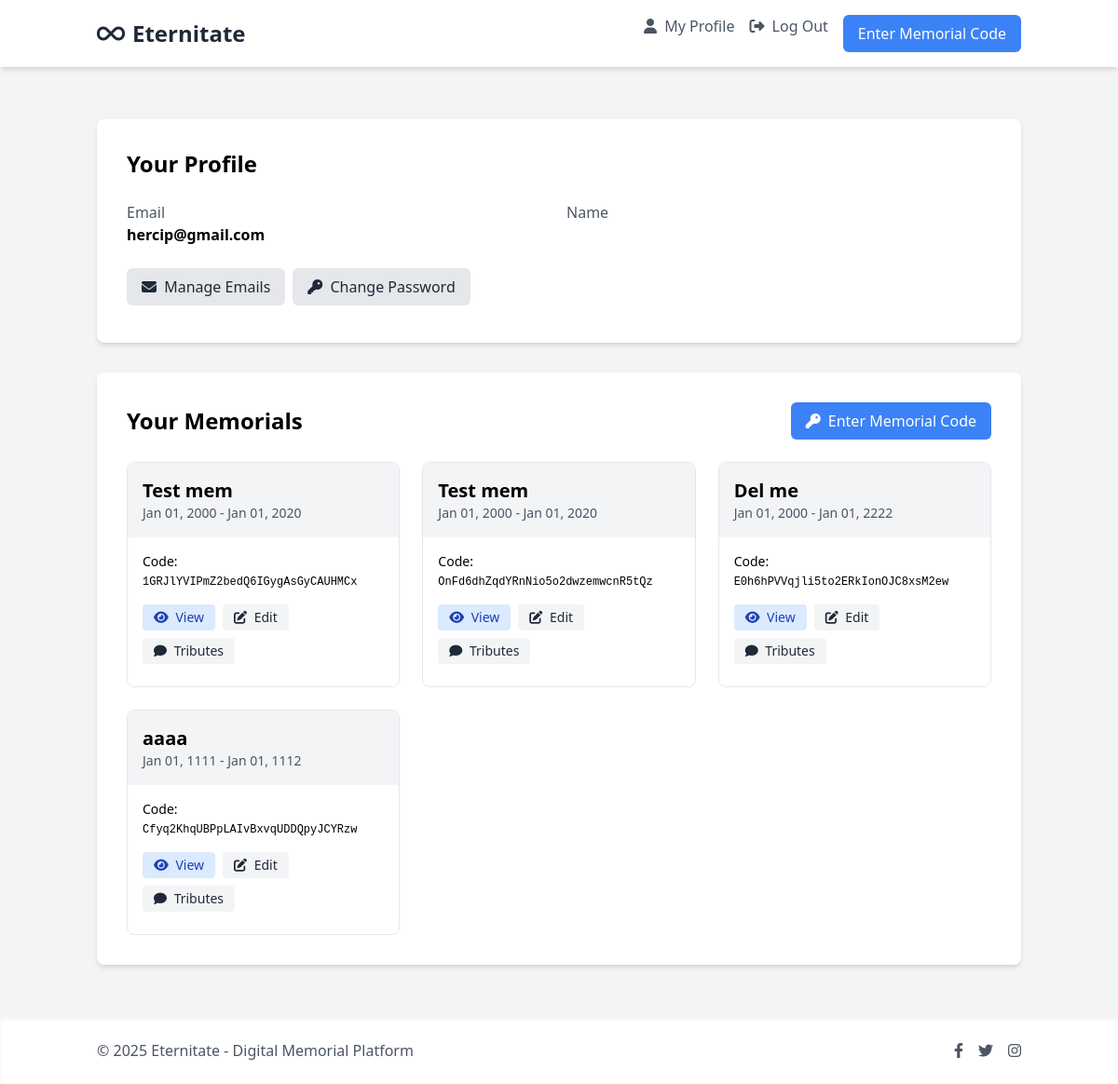
/accounts/profile/ (signed in), run on an earlier commit of the app's database.
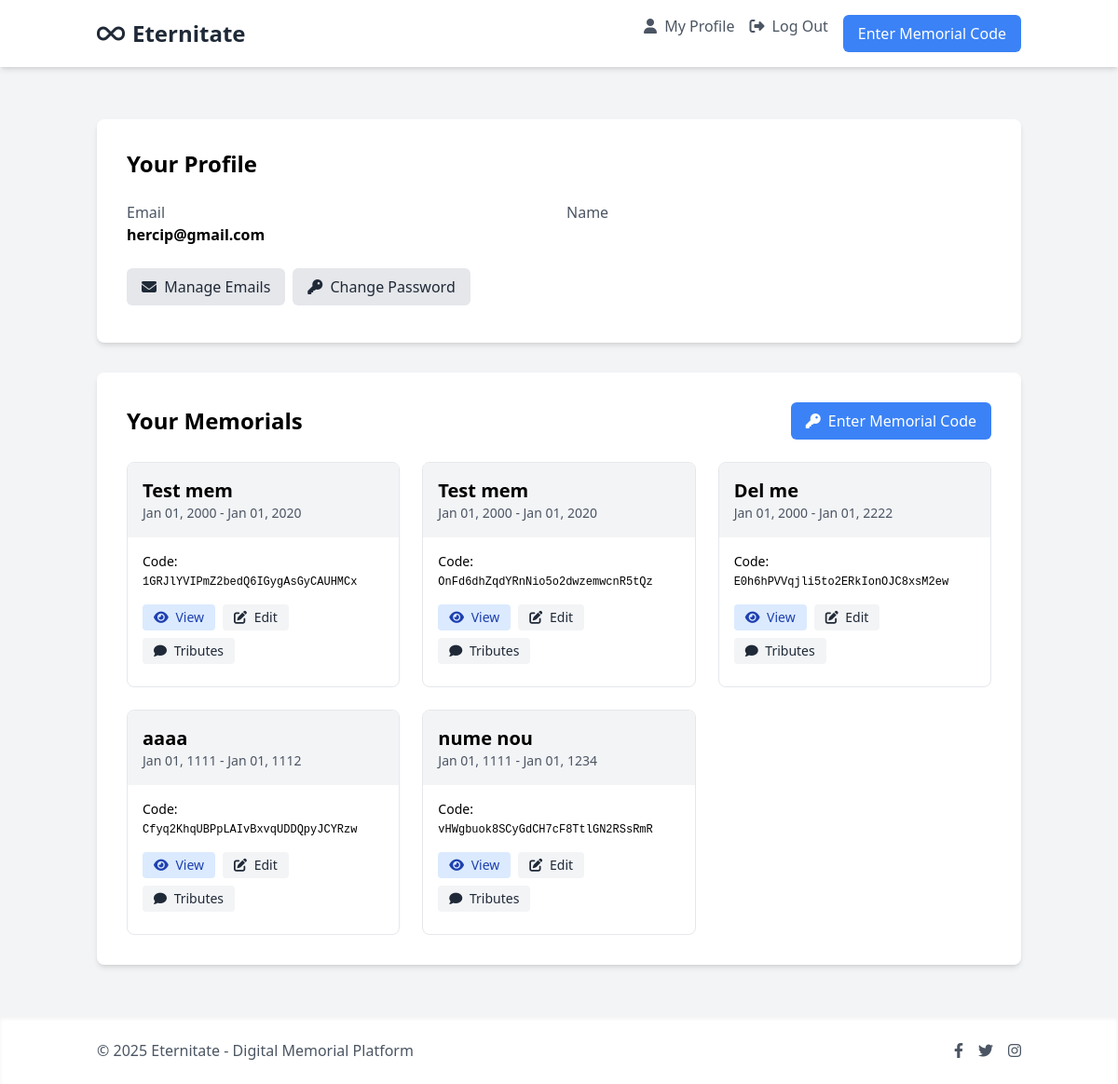
And on a later commit of the database.
### memorials/models.py (models this page shows, shortened)
class Memorial(models.Model):
    owner = models.ForeignKey(User, related_name='memorials', on_delete=models.CASCADE)
    profile_code = models.OneToOneField(ProfileCode, on_delete=models.CASCADE, related_name='memorial')
    full_name = models.CharField(max_length=255)
    birth_date = models.DateField(null=True, blank=True)
    death_date = models.DateField(null=True, blank=True)
    biography = models.TextField(blank=True)
    allow_tributes = models.BooleanField(default=True)
    created_at = models.DateTimeField(auto_now_add=True)
    updated_at = models.DateTimeField(auto_now=True)

class ProfileCode(models.Model):
    code = models.CharField(max_length=32, unique=True)
    is_claimed = models.BooleanField(default=False)
    created_at = models.DateTimeField(auto_now_add=True)

### accounts/views.py (the view)
# urls.py: path('profile/', views.profile_view, name='profile'),
@login_required
def profile_view(request):
    user_memorials = Memorial.objects.filter(owner=request.user)
    context = {
        'user': request.user,
        'memorials': user_memorials,
    }
    return render(request, 'accounts/profile.html', context)

### templates/accounts/profile.html (shortened to what this page needs)
{% extends 'base.html' %}
{% load i18n %}
{% block content %}
<div class="container mx-auto py-8 fade-in">
    <div class="bg-white rounded-lg shadow-md p-8 mb-8">
        <h1 class="text-2xl font-bold mb-6">{% trans "Your Profile" %}</h1>
        <div class="grid grid-cols-1 md:grid-cols-2 gap-4 mb-6">
            <div>
                <p class="text-gray-600">{% trans "Email" %}</p>
                <p class="font-semibold">{{ user.email }}</p>
            </div>
            <div>
                <p class="text-gray-600">{% trans "Name" %}</p>
            </div>
        </div>
        <div class="flex flex-wrap">
            <a href="{% url 'account_email' %}" class="bg-gray-200 hover:bg-gray-300 text-gray-800 rounded-md px-4 py-2 mr-2 mb-2 transition">
                <i class="fas fa-envelope mr-1"></i> {% trans "Manage Emails" %}
            </a>
            <a href="{% url 'account_change_password' %}" class="bg-gray-200 hover:bg-gray-300 text-gray-800 rounded-md px-4 py-2 mr-2 mb-2 transition">
                <i class="fas fa-key mr-1"></i> {% trans "Change Password" %}
            </a>
        </div>
    </div>
    <div class="bg-white rounded-lg shadow-md p-8">
        <div class="flex justify-between items-center mb-6">
            <h2 class="text-2xl font-bold">{% trans "Your Memorials" %}</h2>
            <a href="{% url 'memorials:enter_code' %}" class="bg-blue-500 hover:bg-blue-600 text-white px-4 py-2 rounded-md transition inline-block">
                <i class="fas fa-key mr-1"></i> {% trans "Enter Memorial Code" %}
            </a>
        </div>
        {% if memorials %}
            <div class="grid grid-cols-1 md:grid-cols-2 lg:grid-cols-3 gap-6">
                {% for memorial in memorials %}
                    <div class="border rounded-lg overflow-hidden transition hover:shadow-lg">
                        <div class="bg-gray-100 p-4">
                            <h3 class="text-xl font-semibold truncate">{{ memorial.full_name }}</h3>
                            <p class="text-sm text-gray-600">
                                {% if memorial.birth_date %}{{ memorial.birth_date|date:"M d, Y" }}{% else %}—{% endif %} -
                                {% if memorial.death_date %}{{ memorial.death_date|date:"M d, Y" }}{% else %}—{% endif %}
                            </p>
                        </div>
                        <div class="p-4">
                            <div class="text-sm mb-4">
                                <span class="font-medium">{% trans "Code" %}:</span>
                                <span class="font-mono text-xs">{{ memorial.profile_code.code }}</span>
                            </div>
                            <div class="flex flex-wrap">
                                <a href="{% url 'memorials:memorial_detail' code=memorial.profile_code.code %}" class="bg-blue-100 hover:bg-blue-200 text-blue-800 text-sm rounded px-3 py-1 mr-2 mb-2">
                                    <i class="fas fa-eye mr-1"></i> {% trans "View" %}
                                </a>
                                <a href="{% url 'memorials:edit_memorial' code=memorial.profile_code.code %}" class="bg-gray-100 hover:bg-gray-200 text-gray-800 text-sm rounded px-3 py-1 mr-2 mb-2">
                                    <i class="fas fa-edit mr-1"></i> {% trans "Edit" %}
                                </a>
                                <a href="{% url 'memorials:manage_tributes' code=memorial.profile_code.code %}" class="bg-gray-100 hover:bg-gray-200 text-gray-800 text-sm rounded px-3 py-1 mb-2">
                                    <i class="fas fa-comment mr-1"></i> {% trans "Tributes" %}
                                </a>
                            </div>
                        </div>
                    </div>
                {% endfor %}
            </div>
        {% endif %}
    </div>
</div>
{% endblock %}

What changed in the data, as far as the page shows it:
added Memorial: full_name "nume nou", birth_date "Jan 01, 1111", death_date "Jan 01, 1234", profile_code.code "vHWgbuok8SCyGdCH7cF8TtlGN2RSsRmR"
